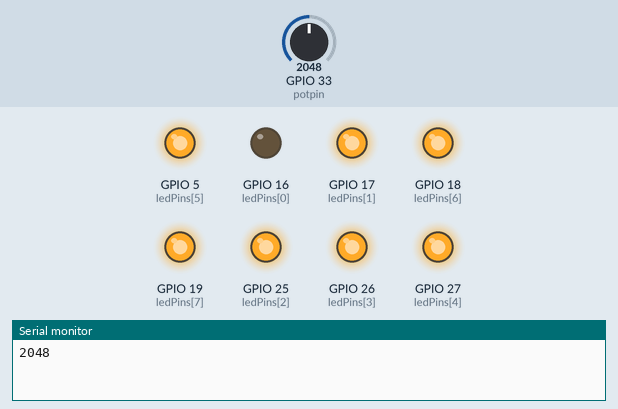
Bench run of a sketch on a simulated ESP32. On the bench: output pins drawn as LEDs (lit = HIGH), the last lines printed to the serial monitor. The test bench sets the inputs (shaded band); at power-on: GPIO 33 (potpin) = 2048.

Above: at 0.1 s.
At 8.2 s:
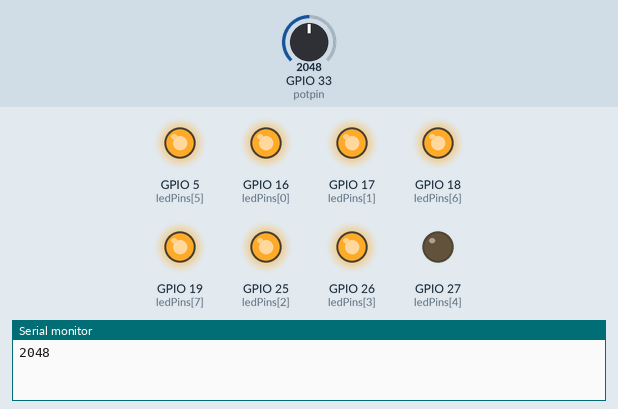
At 14.4 s:
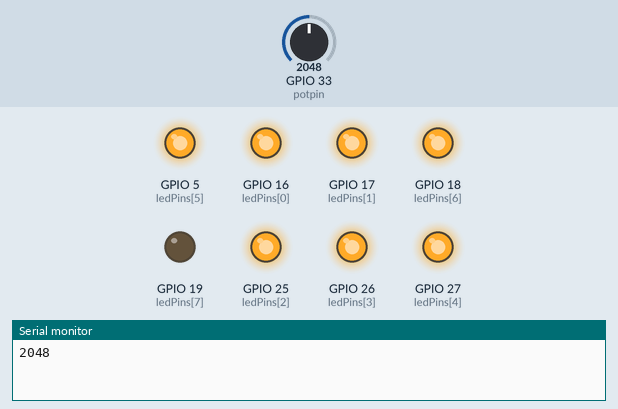
At 18.5 s:
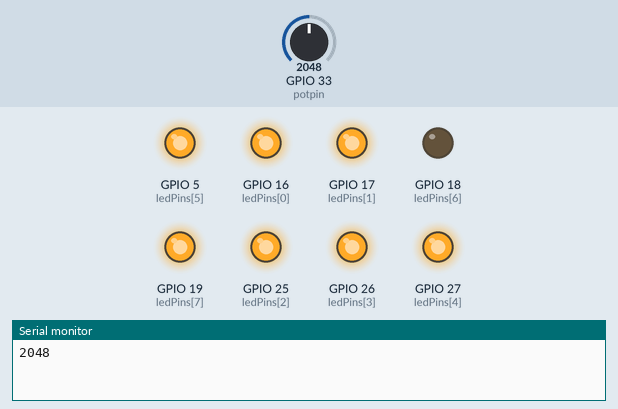
At 28.7 s:
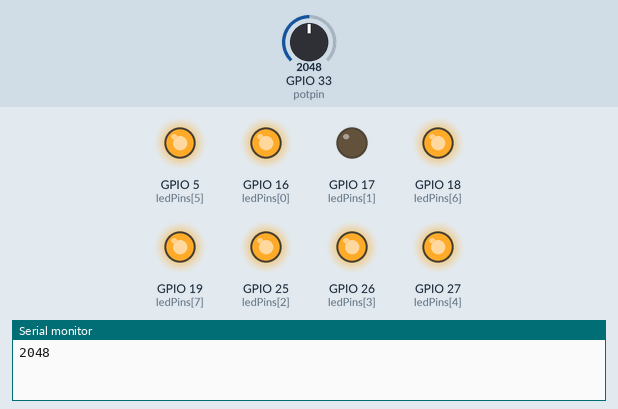
At 36.9 s:
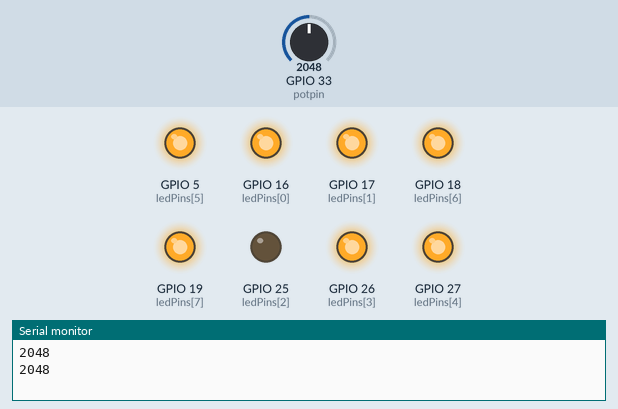
Timing chart, 0 to 40.0 s (numbered marks = the images above):
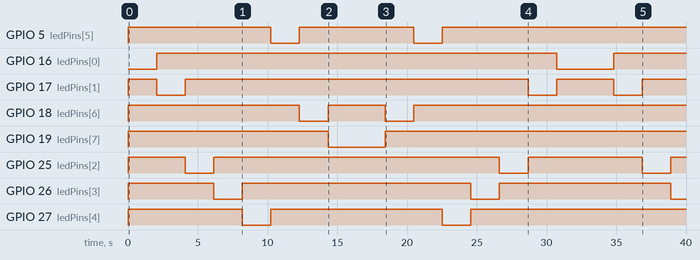

Measured:
- by itself, GPIO 5 (ledPins[5]): goes HIGH 10.2 s, LOW 2.0 s, HIGH 8.2 s, LOW 2.0 s, then HIGH
- by itself, GPIO 16 (ledPins[0]): LOW → HIGH at 2.1 s, → LOW 28.7 s later, → HIGH 4.1 s later
- by itself, GPIO 17 (ledPins[1]): goes HIGH 2.0 s, LOW 2.0 s, HIGH 24.6 s, LOW 2.0 s, HIGH 4.1 s, LOW 2.0 s, then HIGH
- by itself, GPIO 18 (ledPins[6]): goes HIGH 12.3 s, LOW 2.0 s, HIGH 4.1 s, LOW 2.0 s, then HIGH
- by itself, GPIO 19 (ledPins[7]): LOW → HIGH at 0.00 s, → LOW 14.3 s later, → HIGH 4.1 s later
- by itself, GPIO 25 (ledPins[2]): goes HIGH 4.1 s, LOW 2.0 s, HIGH 20.5 s, LOW 2.0 s, HIGH 8.2 s, LOW 2.0 s, then HIGH
- by itself, GPIO 26 (ledPins[3]): goes HIGH 6.1 s, LOW 2.0 s, HIGH 16.4 s, LOW 2.0 s, HIGH 12.3 s, then LOW
- by itself, GPIO 27 (ledPins[4]): goes HIGH 8.2 s, LOW 2.0 s, HIGH 12.3 s, LOW 2.0 s, then HIGH

The sketch:

SpeedControl_LedPattern.ino
```cpp
int potpin = 33 ;
int timer;

int ledPins[] = {
  16,17,25,26,27,5,18,19};       // an array of pin numbers to which LEDs are attached
int pinCount = 8;                   // the number of pins (i.e. the length of the array)

int pot;
void setup()
{

  Serial.begin(115200); //Start serial communication
  for (int thisPin = 0; thisPin < pinCount; thisPin++) {
    pinMode(ledPins[thisPin], OUTPUT);
  }
}

void loop()
{

  for (int thisPin = 0; thisPin < pinCount; thisPin++)                // loop from the lowest pin to the highest:
  {
    digitalWrite(ledPins[thisPin], LOW);                              // turn the pin on:
    delay(timer);
    digitalWrite(ledPins[thisPin], HIGH);                              // turn the pin off:

  }


  for (int thisPin = pinCount - 1; thisPin >= 0; thisPin--)            // loop from the highest pin to the lowest:
  {
    digitalWrite(ledPins[thisPin], LOW);                               // turn the pin on:
    delay(timer);
    digitalWrite(ledPins[thisPin], HIGH);                              // turn the pin off:
  }

  timer=analogRead(potpin);
  pot = analogRead(potpin);
  Serial.println(timer);

}
```
